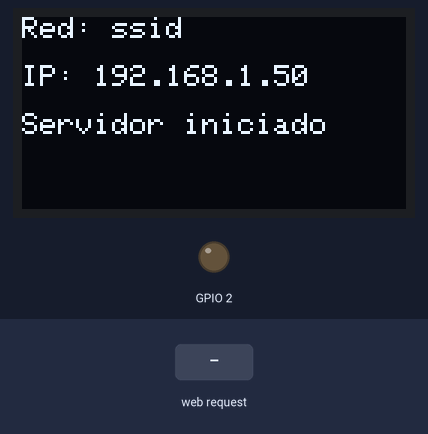
The sketch below on a simulated ESP8266 (NodeMCU). Parts: 128×64 one-colour display, output pins drawn as LEDs (lit = HIGH). Inputs (shaded band) come from the test bench. WiFi joins after 1.5 s; servers stay silent unless stated.

Above: at 6.3 s.
6.4 s: HTTP request GET / received
At 7.6 s:
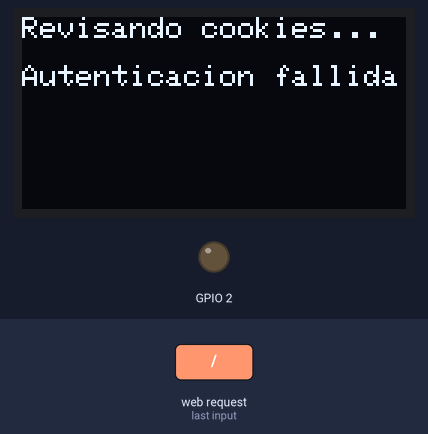
7.9 s: HTTP request GET /login?User=1&Passwd=1&out=1 received
At 9.0 s:
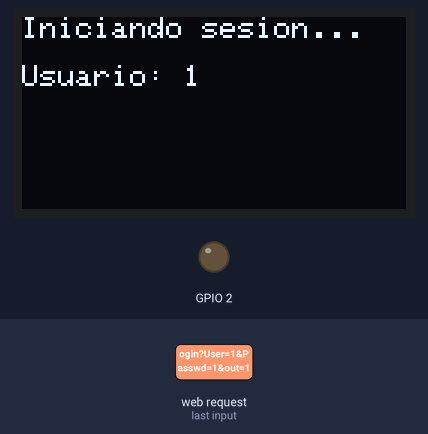
9.4 s: HTTP request GET /pwm received
At 9.43 s:
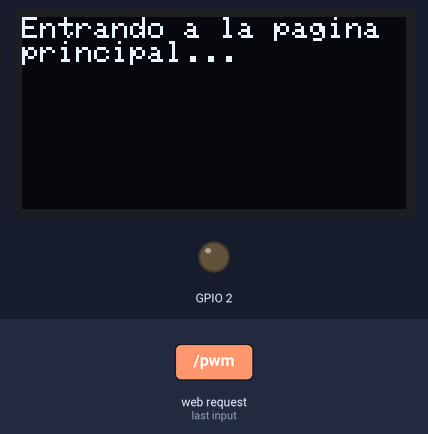
10.9 s: HTTP request GET /login received
At 11.5 s:
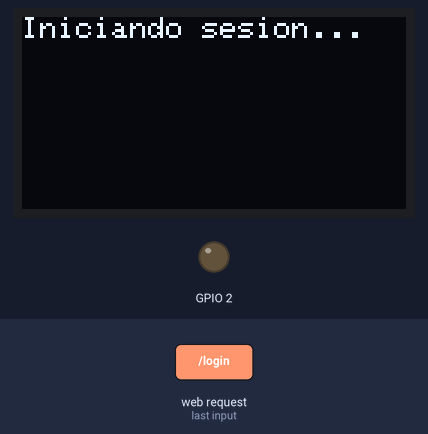
Timing chart, 0 to 13.4 s (numbered marks = the images above; inputs shaded):
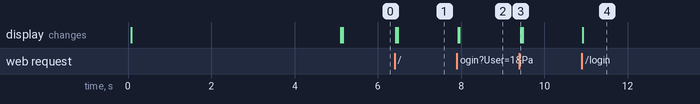

The sketch:

pwm.ino
```cpp
#include <Wire.h>
#include <Adafruit_GFX.h>
#include <Adafruit_SSD1306.h>

#include <ESP8266WiFi.h>
#include <WiFiClient.h>
#include <ESP8266WebServer.h>

#include "password.hpp"
#include "oled.hpp"
#include "SC.hpp"

void setup()
{
    Serial.begin(115200);

    setOLED();
    printDisplay(true, 0, 0, "Iniciando...");

    WiFi.begin(ssid(), passw());
    while (WiFi.status() != WL_CONNECTED)
        delay(5000);
    printDisplay(true, 0, 0, "Red: " + ssid());
    printDisplay(false, 0, 16, "IP: " + WiFi.localIP().toString());

    serverBegin();
    printDisplay(false, 0, 32, "Servidor iniciado");
    pinMode(2, OUTPUT);
}

void loop()
{
    server.handleClient();
}
```

SC.hpp
```cpp
#include "html.hpp"

ESP8266WebServer server(80);

bool loged()
{
    printDisplay(true, 0, 0, "Revisando cookies...");
    if (server.hasHeader("Cookie"))
    {
        String cookie = server.header("Cookie");
        if (cookie.indexOf("ESPsession=1") != -1)
        {
            printDisplay(false, 0, 16, "Autenticacion exitosa");
            return true;
        }
    }
    printDisplay(false, 0, 16, "Autenticacion fallida");
    return false;
}

void H404()
{
    printDisplay(true, 0, 0, "Pagina no encontrada");
    server.send(404, "text/html", Hindex0());
}

void Hlogin()
{
    printDisplay(true, 0, 0, "Iniciando sesion...");
    if (server.hasHeader("Cookie"))
    {
        String cookie = server.header("Cookie");
        printDisplay(false, 0, 16, "Cookie encontrada: " + cookie);
    }
    if (server.hasArg("User") && server.hasArg("Passwd"))
    {
        printDisplay(false, 0, 16, "Usuario: " + server.arg("User"));
        if (server.arg("User") == root() && server.arg("Passwd") == password())
        {
            server.sendHeader("Location", "/");
            server.sendHeader("Cache-Control", "no-cache");
            server.sendHeader("Set-Cookie", "ESPsession=1");
            server.send(301);
            printDisplay(false, 0, 32, "Autenticacion exitosa");
        }
    }
    server.send(200, "text/html", Hindexi());
}

void Hroot()
{
    String header;
    printDisplay(true, 0, 0, "Entrando a la pagina principal...");
    if (!loged())
    {
        server.sendHeader("Location", "/login");
        server.sendHeader("Cache-Control", "no-cache");
        server.send(301);
        return;
    }
    else
        server.send(200, "text/html", Hindex());
    if (server.hasArg("out"))
    {
        printDisplay(false, 0, 32, "PWM: " + server.arg("out"));
        analogWrite(2, server.arg("out").toInt());
    }
}

void serverBegin()
{
    const char *headerkeys[] = {"User-Agent", "Cookie"};
    size_t headerkeyssize = sizeof(headerkeys) / sizeof(char *);

    server.on("/", Hroot);
    server.on("/pwm", Hroot);
    server.on("/login", Hlogin);
    server.onNotFound(H404);
    server.collectHeaders(headerkeys, headerkeyssize);
    server.begin();
}
```

html.hpp
```cpp
String CSS()
{
    String css = "* {\n";
    css += "\tfont-family: Arial, Helvetica, sans-serif;\n";
    css += "\tmargin: 0;\n";
    css += "}\n";

    css += "body {\n";
    css += "\tbackground: linear-gradient(205deg, #006868 0%, #39224e 100%);\n";
    css += "\theight: 100vh;\n";
    css += "}\n";

    css += "div {\n";
    css += "\tbackground-color: #ffffff2d;\n";
    css += "\tborder-radius: 10px;\n";
    css += "\tposition: absolute;\n";
    css += "\tpadding: 2vh;\n";
    css += "\twidth: 19vw;\n";
    css += "\theight: 28vh;\n";
    css += "\ttop: 35vh;\n";
    css += "\tleft: 40vw;\n";
    css += "}\n";

    css += "input, button {\n";
    css += "\tfont-size: 1.2em;\n";
    css += "\toutline: none;\n";
    css += "\twidth: 17.5vw;\n";
    css += "\tpadding: 0.5vw;\n";
    css += "\tmargin: 0.5vh 0 2vh 0;\n";
    css += "}\n";

    css += "button\n";
    css += "{\n";
    css += "\tmargin: 1.5vw 1vh;\n";
    css += "\tborder: none;\n";
    css += "\tborder-radius: 6px;\n";
    css += "\tcursor: pointer;\n";
    css += "}\n";

    css += "h6 {\n";
    css += "\tfont-size: 1.8em;\n";
    css += "}\n";

    css += "h3, h6, p {\n";
    css += "\tmargin: 3vh;\n";
    css += "\tcolor: white;\n";
    css += "\ttext-align: center;\n";
    css += "}\n";
    return css;
}

String Hindex()
{
    String html = "<!DOCTYPE html>\n";
    html += "<html lang=\"es\">\n";

    html += "<head>\n";
    html += "\t<meta charset=\" UTF - 8 \">\n";
    html += "\t<meta name=\"viewport\" content=\"width = device-width, initial-scale = 1.0 \">\n";
    html += "\t<title>Control PWM</title>\n";
    html += "\t<style>\n";

    html += CSS();

    html += "\t</style>\n";
    html += "</head>\n";

    html += "<body>\n";
    html += "\t<div>\n";
    html += "\t\t<h3>Control de salida PWM</h3>\n";
    html += "\t\t<form action=\"/pwm\">\n";
    html += "\t\t\t<input type=\"range\" name=\"out\" min=\"0\" max=\"255\" value=\"50\">\n";
    html += "\t\t\t<button type=\"submit\">Cambiar PWM</button>\n";
    html += "\t</div>\n";
    html += "</body>\n";

    html += "</html>";
    return html;
}

String Hindexi()
{
    String html = "<!DOCTYPE html>\n";
    html += "<html lang=\"es\">\n";

    html += "<head>\n";
    html += "\t<meta charset=\"UTF-8\">\n";
    html += "\t<meta name=\"viewport\" content=\"width = device-width, initial-scale = 1.0 \">\n";
    html += "\t<title>Login</title>\n";
    html += "\t<style>\n";

    html += CSS();

    html += "\t</style>\n";
    html += "</head>\n";

    html += "<body>\n";
    html += "\t<div>\n";
    html += "\t\t<form action=\"/login\" method=\"post\">\n";
    html += "\t\t\t<input type=\"text\" name=\"User\" placeholder=\"Usuario\">\n";
    html += "\t\t\t<input type=\"password\" name=\"Passwd\" placeholder=\"Contraseña\">\n";
    html += "\t\t\t<button type=\"submit\">Iniciar Sesion</button>\n";
    html += "\t\t</form>\n";
    html += "\t</div>\n";
    html += "</body>\n";

    html += "</html>";
    return html;
}

String Hindex0()
{
    String html = "<!DOCTYPE html>\n";
    html += "<html lang=\"es\">\n";

    html += "<head>\n";
    html += "\t<meta charset=\"UTF-8\">\n";
    html += "\t<meta name=\"viewport\" content=\"width=device-width, initial-scale = 1.0\">\n";
    html += "\t<title>Error 404</title>\n";
    html += "\t<style>\n";

    html += CSS();

    html += "\t</style>\n";
    html += "</head>\n";

    html += "<body>\n";
    html += "\t<div>\n";
    html += "\t\t<h6>Error 404</h6>\n";
    html += "\t\t<p>Página no encontrada</p>\n";
    html += "\t</div>\n";
    html += "</body>\n";

    html += "</html>";
    return html;
}
```

oled.hpp
```cpp
Adafruit_SSD1306 display(128, 64, &Wire, -1);

void setOLED()
{
    display.begin(SSD1306_SWITCHCAPVCC, 0x3C);
    display.clearDisplay();
    display.display();
}

void printDisplay(bool clear, int x, int y, String text)
{
    if (clear)
        display.clearDisplay();
    display.setTextColor(WHITE);
    display.setCursor(x, y);
    display.println(text);
    display.display();
}
```

password.hpp
```cpp
String passw()
{
    return "password";
}

String ssid()
{
    return "ssid";
}

String root()
{
    return "root";
}

String password()
{
    return "password";
}
```

Measured:
- after the input at 6.4 s, the display: first changes at once (image 1 shows a later state)
- after the input at 7.9 s, the display: first changes at once (image 2 shows a later state)
- after the input at 9.4 s, the display: changes at once (image 3)
- after the input at 10.9 s, the display: changes at once (image 4)
